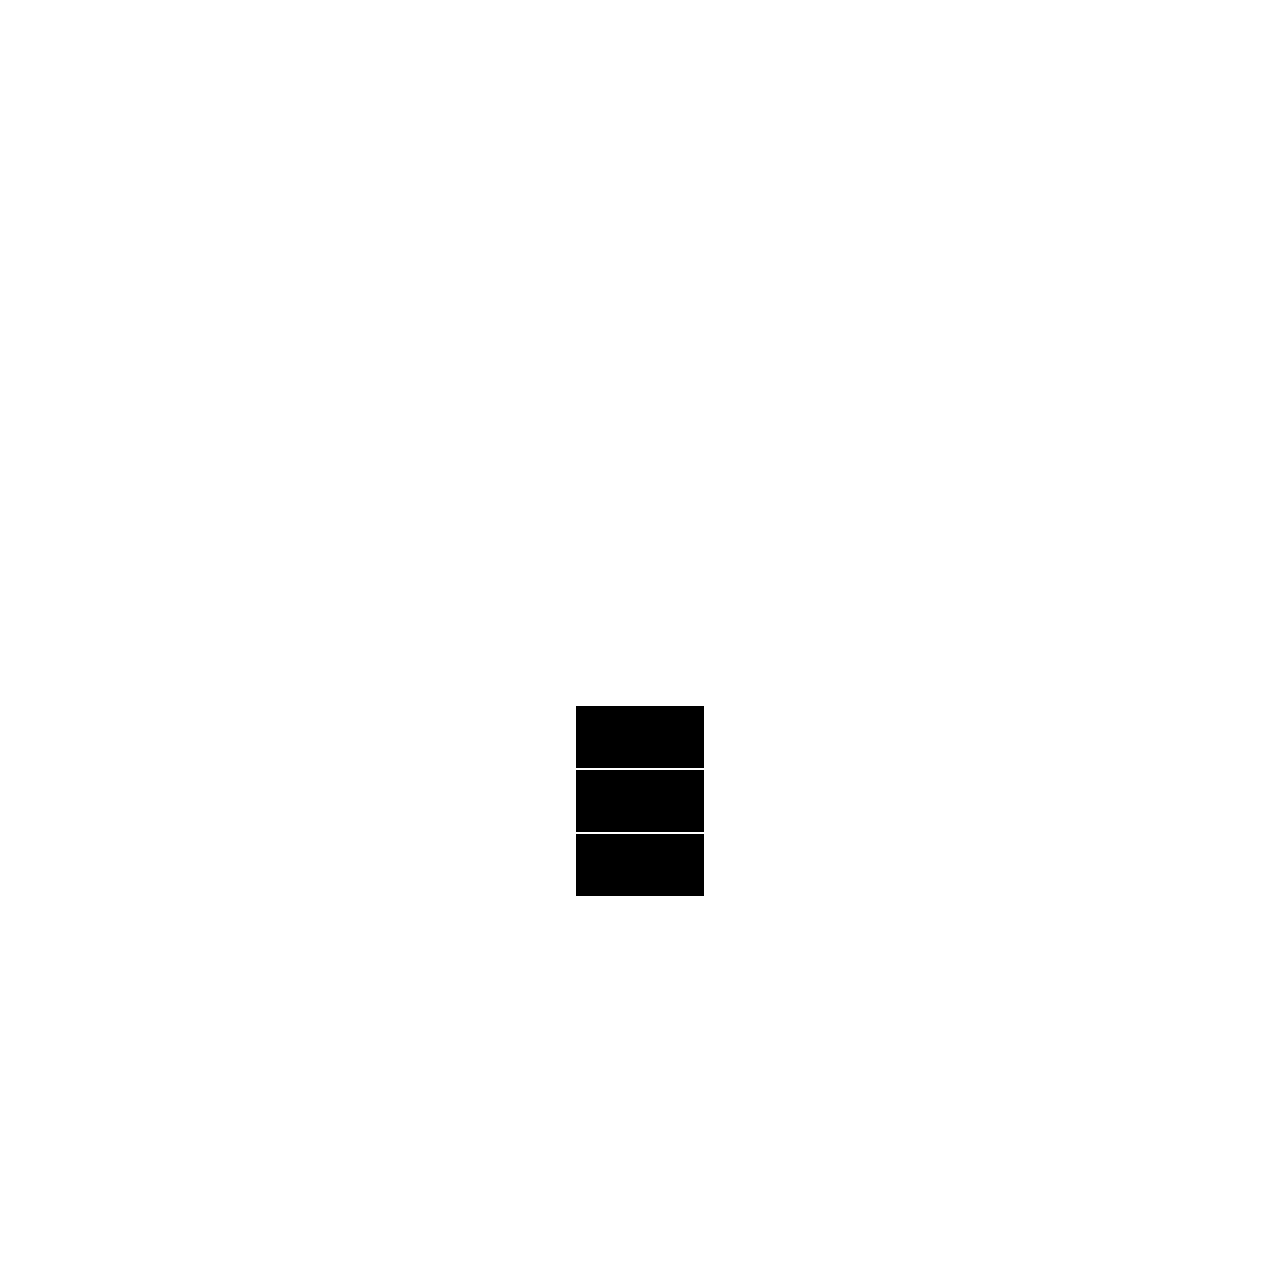

This game map was drawn from its Tiled (.tmx) file and the tilesets committed beside it. A one-line description and the trimmed map source follow:
An orthogonal 20x20 tile map with 64x64 px tiles, 1 tile layer (Tile Layer 1), 2 tilesets and 147 objects (Start, End).

<map version="1.0" orientation="orthogonal" renderorder="right-down" width="20" height="20" tilewidth="64" tileheight="64">
 <tileset firstgid="1" name="tilemap" tilewidth="64" tileheight="64">
  <image source="../Images/tilemap.png" width="512" height="512" />
 </tileset>
 <tileset firstgid="65" name="tilemap" tilewidth="64" tileheight="64" margin="2">
  <image source="../Images/tilemap.png" width="512" height="512" />
 </tileset>
 <layer name="Tile Layer 1" width="20" height="20">
  <data>[400 cells, 400 non-empty, 2 distinct tile ids]</data>
 </layer>
 <objectgroup color="#00aa00" name="Enemies">
  <object gid="2" x="1024" y="256" />
  <object gid="2" x="1024" y="384" />
  <object gid="2" x="576" y="384" />
  <object gid="2" x="256" y="384" />
  <object gid="2" x="1024" y="704" />
  <object gid="2" x="256" y="1088" />
  <object gid="2" x="576" y="1088" />
  <object gid="2" x="320" y="704" />
  <object gid="2" x="768" y="256" />
 </objectgroup>
 <objectgroup name="StartEnd">
  <object name="Start" gid="4" x="1152" y="1280" />
  <object name="End" gid="5" x="768" y="64" />
 </objectgroup>
 <objectgroup name="Walls">
  <object gid="3" x="896" y="512" />
  <object gid="3" x="1152" y="512" />
  <object gid="3" x="1216" y="512" />
  <object gid="3" x="1088" y="512" />
  <object gid="3" x="1024" y="512" />
  <object gid="3" x="960" y="512" />
  <object gid="3" x="768" y="512" />
  <object gid="3" x="832" y="512" />
  <object gid="3" x="704" y="512" />
  <object gid="3" x="640" y="512" />
  <object gid="3" x="576" y="512" />
  <object gid="3" x="512" y="512" />
  <object gid="3" x="448" y="512" />
  <object gid="3" x="448" y="576" />
  <object gid="3" x="448" y="640" />
  <object gid="3" x="448" y="704" />
  <object gid="3" x="448" y="768" />
  <object gid="3" x="448" y="832" />
  <object gid="3" x="448" y="896" />
  <object gid="3" x="384" y="896" />
  <object gid="3" x="512" y="896" />
  <object gid="3" x="832" y="768" />
  <object gid="3" x="832" y="832" />
  <object gid="3" x="832" y="896" />
  <object gid="3" x="768" y="896" />
  <object gid="3" x="704" y="896" />
  <object gid="3" x="896" y="896" />
  <object gid="3" x="960" y="896" />
  <object gid="3" x="832" y="960" />
  <object gid="3" x="832" y="1024" />
  <object gid="3" x="832" y="1088" />
  <object gid="3" x="832" y="1152" />
  <object gid="3" x="832" y="1216" />
  <object gid="3" x="832" y="1280" />
  <object gid="3" x="896" y="1280" />
  <object gid="3" x="960" y="1280" />
  <object gid="3" x="1024" y="1280" />
  <object gid="3" x="1088" y="1280" />
  <object gid="3" x="1216" y="1280" />
  <object gid="3" x="1216" y="1216" />
  <object gid="3" x="1216" y="1152" />
  <object gid="3" x="1216" y="1088" />
  <object gid="3" x="1216" y="1024" />
  <object gid="3" x="1216" y="960" />
  <object gid="3" x="1216" y="896" />
  <object gid="3" x="1152" y="896" />
  <object gid="3" x="1088" y="896" />
  <object gid="3" x="1216" y="832" />
  <object gid="3" x="1216" y="768" />
  <object gid="3" x="1216" y="704" />
  <object gid="3" x="1216" y="640" />
  <object gid="3" x="1216" y="576" />
  <object gid="3" x="1216" y="448" />
  <object gid="3" x="1216" y="384" />
  <object gid="3" x="1216" y="320" />
  <object gid="3" x="1216" y="256" />
  <object gid="3" x="1216" y="192" />
  <object gid="3" x="1216" y="128" />
  <object gid="3" x="1216" y="64" />
  <object gid="3" x="1152" y="64" />
  <object gid="3" x="1088" y="64" />
  <object gid="3" x="1024" y="64" />
  <object gid="3" x="960" y="64" />
  <object gid="3" x="896" y="64" />
  <object gid="3" x="832" y="64" />
  <object gid="3" x="768" y="1280" />
  <object gid="3" x="640" y="1280" />
  <object gid="3" x="704" y="1280" />
  <object gid="3" x="448" y="1280" />
  <object gid="3" x="576" y="1280" />
  <object gid="3" x="512" y="1280" />
  <object gid="3" x="384" y="1280" />
  <object gid="3" x="320" y="1280" />
  <object gid="3" x="256" y="1280" />
  <object gid="3" x="192" y="1280" />
  <object gid="3" x="128" y="1280" />
  <object gid="3" x="64" y="1280" />
  <object gid="3" x="0" y="1280" />
  <object gid="3" x="0" y="1216" />
  <object gid="3" x="0" y="1152" />
  <object gid="3" x="0" y="1088" />
  <object gid="3" x="0" y="1024" />
  <object gid="3" x="0" y="960" />
  <object gid="3" x="0" y="896" />
  <object gid="3" x="0" y="832" />
  <object gid="3" x="0" y="768" />
  <object gid="3" x="0" y="704" />
  <object gid="3" x="0" y="640" />
  <object gid="3" x="0" y="576" />
  <object gid="3" x="0" y="512" />
  <object gid="3" x="0" y="384" />
  <object gid="3" x="0" y="448" />
  <object gid="3" x="0" y="320" />
  <object gid="3" x="0" y="256" />
  <object gid="3" x="0" y="192" />
  <object gid="3" x="0" y="128" />
  <object gid="3" x="0" y="64" />
  <object gid="3" x="64" y="896" />
  <object gid="3" x="128" y="896" />
  <object gid="3" x="192" y="896" />
  <object gid="3" x="704" y="128" />
  <object gid="3" x="704" y="192" />
  <object gid="3" x="704" y="256" />
  <object gid="3" x="704" y="320" />
  <object gid="3" x="768" y="320" />
  <object gid="3" x="832" y="320" />
  <object gid="3" x="832" y="256" />
  <object gid="3" x="64" y="64" />
  <object gid="3" x="128" y="64" />
  <object gid="3" x="192" y="64" />
  <object gid="3" x="320" y="64" />
  <object gid="3" x="256" y="64" />
  <object gid="3" x="384" y="64" />
  <object gid="3" x="512" y="64" />
  <object gid="3" x="448" y="64" />
  <object gid="3" x="576" y="64" />
  <object gid="3" x="640" y="64" />
  <object gid="3" x="704" y="64" />
  <object gid="3" x="384" y="512" />
  <object gid="3" x="320" y="512" />
  <object gid="3" x="256" y="512" />
  <object gid="3" x="192" y="512" />
  <object gid="3" x="512" y="832" />
  <object gid="3" x="512" y="768" />
  <object gid="3" x="512" y="704" />
  <object gid="3" x="512" y="640" />
  <object gid="3" x="512" y="576" />
  <object gid="3" x="640" y="576" />
  <object gid="3" x="576" y="576" />
  <object gid="3" x="704" y="576" />
  <object gid="3" x="768" y="576" />
  <object gid="3" x="832" y="576" />
  <object gid="3" x="704" y="832" />
  <object gid="3" x="768" y="832" />
  <object gid="3" x="768" y="768" />
  <object gid="3" x="704" y="768" />
 </objectgroup>
 <objectgroup name="Objects" />
</map>
